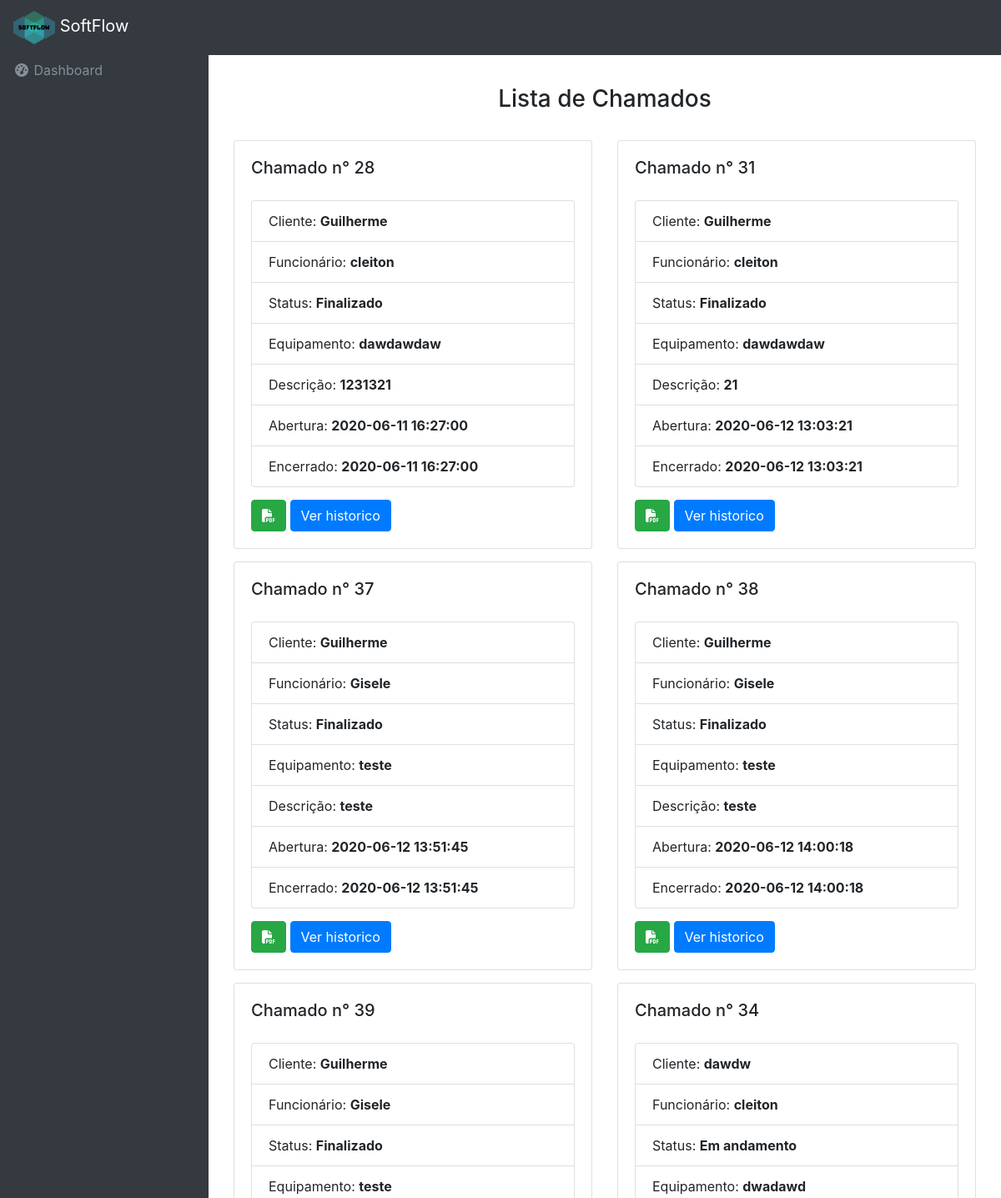
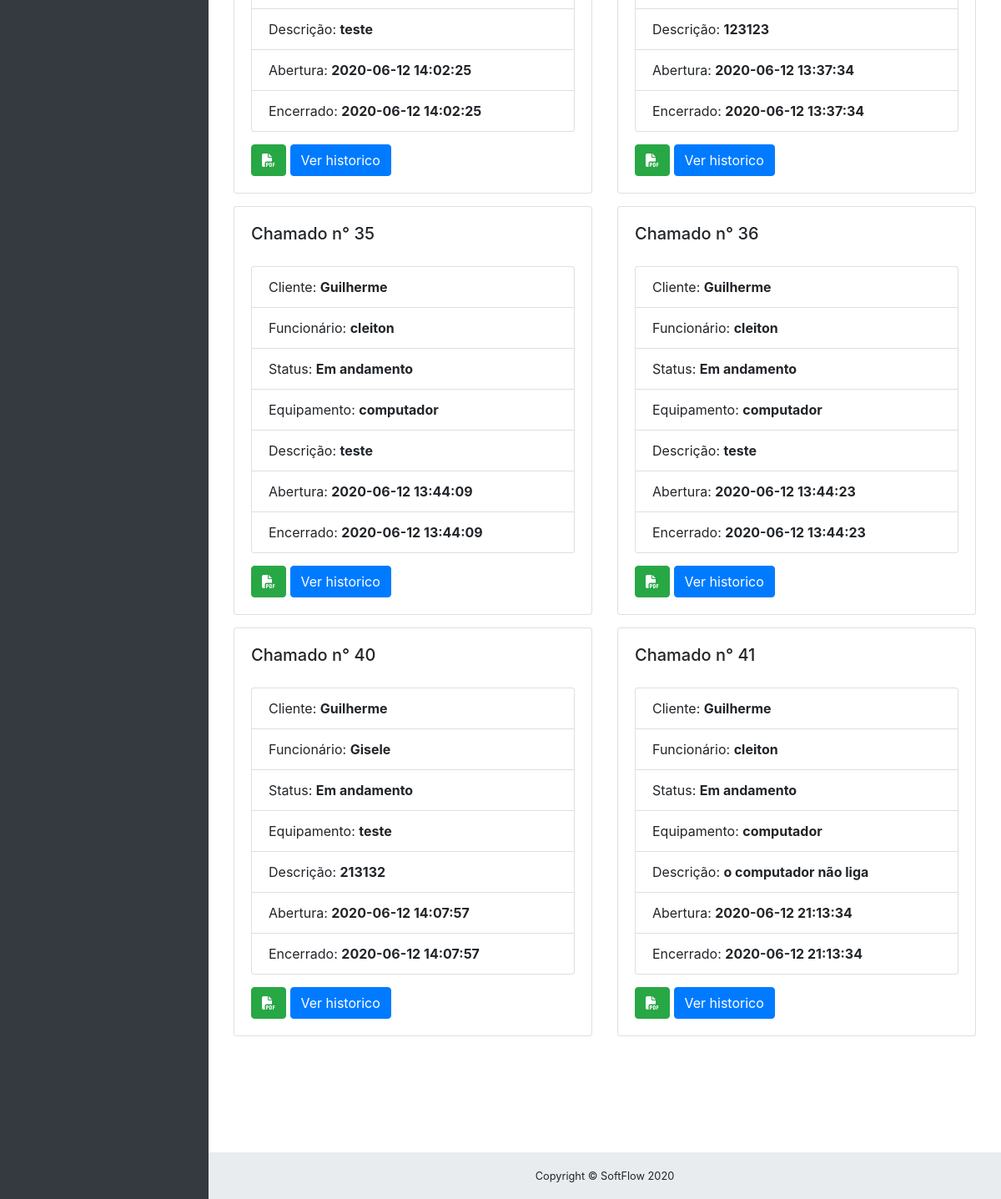
The page /chamado_todos.php (signed in) on the database as committed earlier (2 pictures, top to bottom).
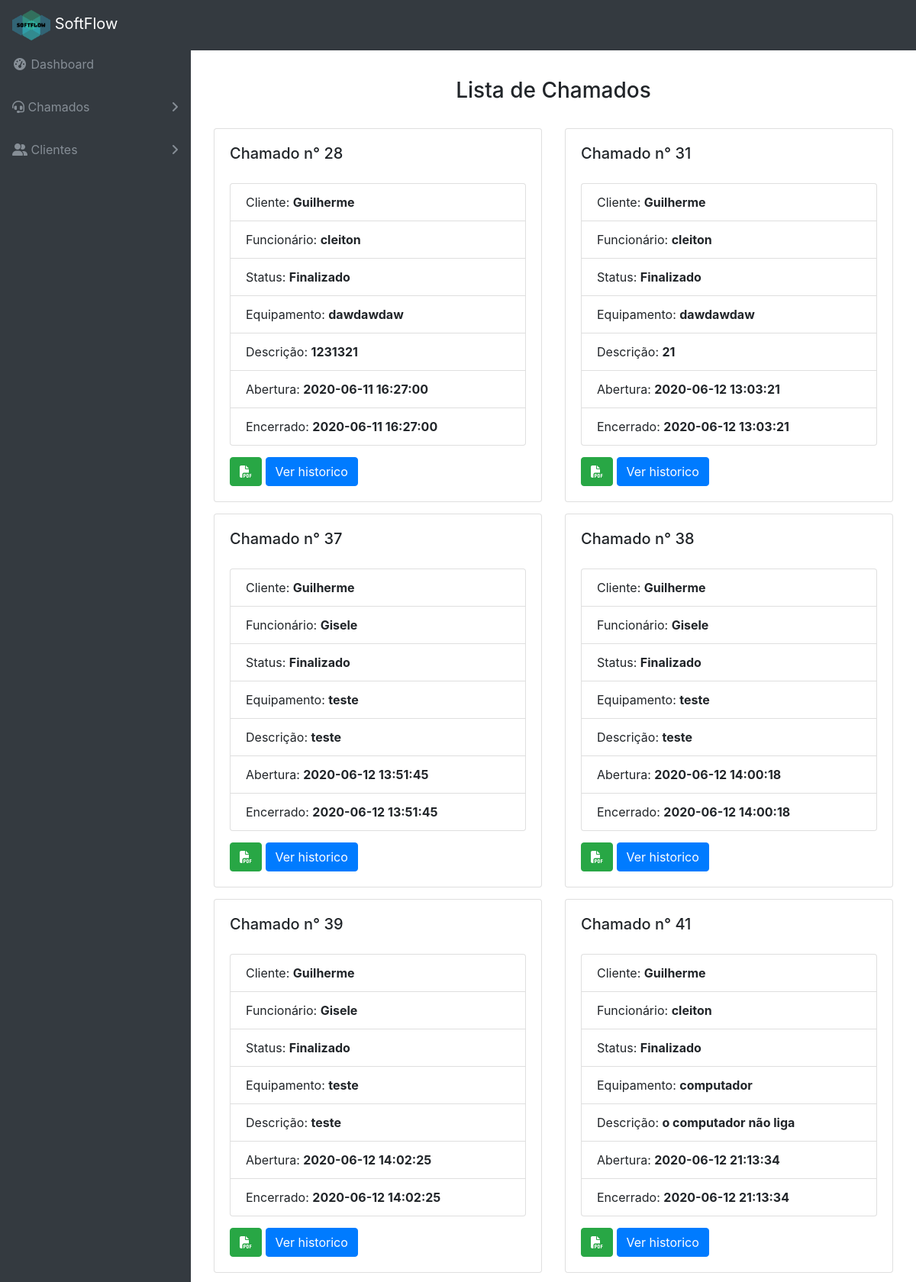
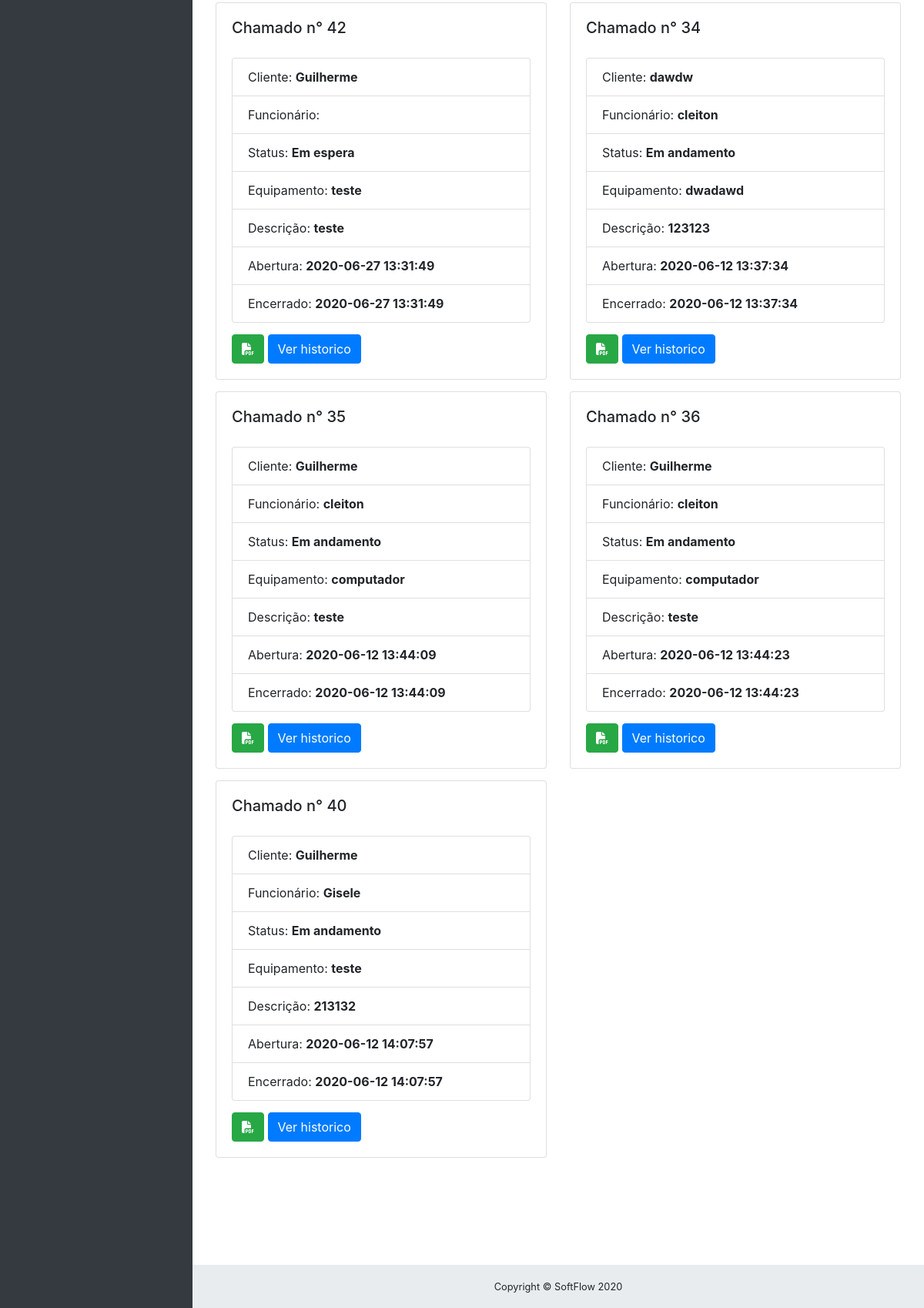
The same page on the database as committed later (2 pictures, top to bottom).
### tables this page shows
CREATE TABLE `chamado` (
  `id` int(11) NOT NULL,
  `id_cliente` int(11) NOT NULL,
  `id_funcionario` int(11) DEFAULT NULL,
  `status` varchar(155) NOT NULL,
  `equipamento` varchar(115) NOT NULL,
  `descricao` varchar(155) NOT NULL,
  `abertura` varchar(155) NOT NULL,
  `encerramento` varchar(155) DEFAULT NULL
);

CREATE TABLE `cliente` (
  `id` int(11) NOT NULL,
  `nome` varchar(255) NOT NULL,
  `cpf` int(50) NOT NULL,
  `telefone` int(50) NOT NULL,
  `sexo` varchar(255) NOT NULL,
  `email` varchar(255) NOT NULL,
  `cep` int(50) NOT NULL,
  `endereco` varchar(150) NOT NULL,
  `created` varchar(255) DEFAULT NULL
);

CREATE TABLE `funcionario` (
  `id` int(11) NOT NULL,
  `nome` varchar(114) NOT NULL,
  `cpf` varchar(115) NOT NULL,
  `rg` int(30) NOT NULL,
  `nascimento` varchar(30) NOT NULL,
  `email` varchar(115) NOT NULL,
  `endereco` varchar(150) NOT NULL,
  `cep` int(50) NOT NULL,
  `estado` varchar(50) NOT NULL,
  `telefone` int(10) NOT NULL,
  `tituloEleitor` varchar(115) NOT NULL,
  `escolaridade` varchar(115) NOT NULL,
  `ctps` varchar(115) NOT NULL,
  `sexo` varchar(30) NOT NULL,
  `senha` varchar(115) NOT NULL,
  `id_cargo` int(11) NOT NULL,
  `created` varchar(255) DEFAULT NULL
);

### classes/Model.php (called while the page is built, shortened)
<?php
require_once 'Conn.php';
class Model
{
    public function __construct()
    {
        $conn = new Conn();
        $this->db = $conn->getConn();
    }
}

### classes/Conn.php (called while the page is built)
<?php
class Conn {
    public static $Host = "localhost";
    public static $User = "root";
    public static $Pass = "microsol45";
    public static $Dbname = "sistema_informatica_pi";
    private static $Connect = null;
    private static function Conectar() {
        try {
            if(self::$Connect == null):
                self::$Connect = new PDO('mysql:host=' . self::$Host .';dbname='.self::$Dbname, self::$User, self::$Pass);
            endif;
        } catch (Exception $ex) {
            echo 'Mensagem: ' . $ex->getMessage();
            die;
        }
        return self::$Connect;
    }
    public function getConn() {
        return self::Conectar();
    }
}

### classes/ChamadoDAO.php (called while the page is built, shortened)
<?php
require_once 'Model.php';
class ChamadoDAO extends Model
{
    public function __construct() {
    	$this->tabela = 'chamado';
    	$this->class = 'Chamado';
    }
        public function listarTodos($funcionario)
    {
        $sql = "SELECT ch.*, cl.nome AS nome_cliente, fn.nome AS nome_funcionario FROM {$this->tabela} ch
        LEFT JOIN cliente cl ON cl.id = ch.id_cliente
        LEFT JOIN funcionario fn ON fn.id = ch.id_funcionario
        ORDER BY ch.status DESC";
        $stmt = $this->db->prepare($sql);
        $stmt->setFetchMode(PDO::FETCH_CLASS, $this->class);
        $stmt->execute();
        return $stmt->fetchAll();
    }
}

### classes/Chamado.php (called while the page is built, shortened)
<?php
class Chamado
{
	private $id;
	private $status;
	private $descricao;
	private $abertura;
    private $equipamento;
    public function getId()
    {
        return $this->id;
    }
    public function getStatus()
    {
        return $this->status;
    }
    public function getDescricao()
    {
        return $this->descricao;
    }
    public function getAbertura()
    {
        return $this->abertura;
    }
    public function getEquipamento()
    {
        return $this->equipamento;
    }
}

### chamado_todos.php (the view, shortened to what the changed rows need)
<?php include 'layout/header.php'; ?>
<?php include './layout/menu.php'; ?>
<?php
require 'classes/Chamado.php';
require 'classes/ChamadoDAO.php';
$chamadoDAO = new ChamadoDAO();
$funcionario = $_SESSION['id_funcionario'];
$chamados = $chamadoDAO->listarTodos($funcionario);
?>
<div class="content-wrapper">
  	<div class="container-fluid" style="margin-top: 30px;">
			<div class="container" style="margin-bottom: 180px;">
    			<br>
				<div class="row">
				<?php foreach ($chamados as $chamado) {
				?>
					<div class="col-sm-6" style="padding-bottom: 15px;">
						<div class="card">
							<div class="card-body">
								<h5 class="card-title">Chamado n° <?= $chamado->getid() ?></h5>
								<ul class="list-group" style="padding-bottom: 15px; padding-top: 15px;">
									<li class="list-group-item">
										Cliente: <strong><?= $chamado->nome_cliente; ?></strong>
									</li>
									<li class="list-group-item">
										Funcionário: <strong><?= $chamado->nome_funcionario; ?></strong>
									</li>
									<li class="list-group-item">
										Status: <strong><?= $chamado->getStatus() ?></strong>
									</li>
									<li class="list-group-item">
										Equipamento: <strong><?= $chamado->getEquipamento() ?></strong>
									</li>
									<li class="list-group-item">
										Descrição: <strong><?= $chamado->getDescricao() ?></strong>
									</li>
									<li class="list-group-item">
										Abertura: <strong><?= $chamado->getAbertura() ?></strong>
									</li>
									<li class="list-group-item">
										Encerrado: <strong><?= $chamado->getAbertura() ?></strong>
									</li>
								</ul>
								<a target="__blank" href="pdf_chamado_finalizado.php?id=<?= $chamado->getId() ?>" class="btn btn-success"><i class="fas fa-file-pdf"></i></a>
								<a href="" class="btn btn-primary" data-toggle="modal" data-target="#historico<?= $chamado->getId(); ?>">Ver historico</a>
							</div>
						</div>
					</div>
				<?php } ?>
				</div>
			</div>
		</div>
	</div>
<?php include 'layout/footer.php'; ?>

### layout/menu.php (shortened to what the changed rows need)
<?php
  $permissaoClienteMenu = retornaControle('cliente');
  $permissaoChamadoMenu = retornaControle('chamado');
?>
<nav class="navbar navbar-expand-lg navbar-dark bg-dark fixed-top" id="mainNav">
    <div class="collapse navbar-collapse" id="navbarResponsive">
      <ul class="navbar-nav navbar-sidenav" id="exampleAccordion">
          <?php if(!empty($permissaoChamadoMenu)): ?>
        <li class="nav-item" data-toggle="tooltip" data-placement="right" title="Chamado">
          <a class="nav-link nav-link-collapse collapsed" data-toggle="collapse" href="#chamadospri" data-parent="#exampleAccordion">
            <i class="fas fa-headset"></i>
            <span class="nav-link-text"> Chamados</span>
          </a>
        </li>
        <?php endif; ?>
        <?php if(!empty($permissaoClienteMenu)): ?>
        <li class="nav-item" data-toggle="tooltip" data-placement="right" title="Cliente">
          <a class="nav-link nav-link-collapse collapsed" data-toggle="collapse" href="#cliente" data-parent="#exampleAccordion">
            <i class="fas fa-user-friends"></i>
            <span class="nav-link-text">Clientes</span>
          </a>
        </li>
        <?php endif; ?>
      </ul>
    </div>
  </nav>

Rows that differ between the two databases and show on the page:
changed chamado "o computador não liga": status "Em andamento" → "Finalizado"; moves up the list
added chamado: id "42", id_cliente.nome "Guilherme", status "Em espera", equipamento "teste", descricao "teste", abertura "2020-06-27 13:31:49"
Other text that changed with them:
text now shown: "Chamados Clientes"
